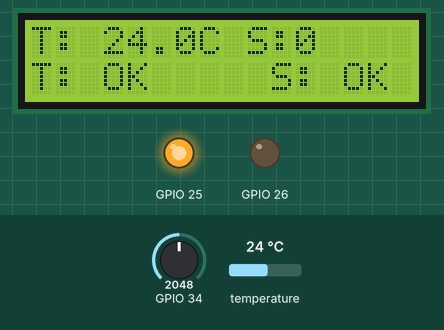
Recording of a program running on a simulated ESP32. Shown: 16×2 character LCD, output pins drawn as LEDs (lit = HIGH). The inputs (shaded band) are chosen by the test bench; at power-on: temperature 24 °C, GPIO 34 = 2048. What the program prints to the serial monitor is not drawn.

Above: at 4.4 s.
4.5 s: temperature set to 25.1 °C
At 5.2 s:
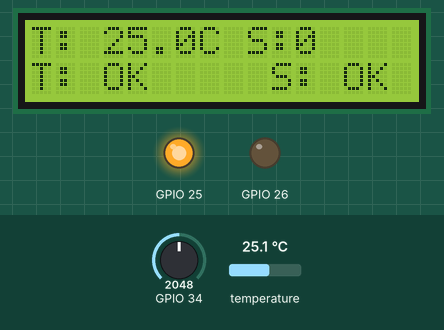
6.2 s: temperature set to 26.6 °C
At 7.9 s:
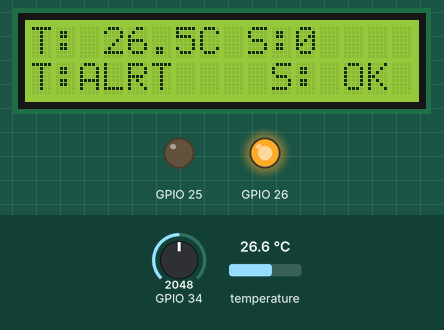
8.2 s: temperature set to 24.8 °C
At 9.5 s:
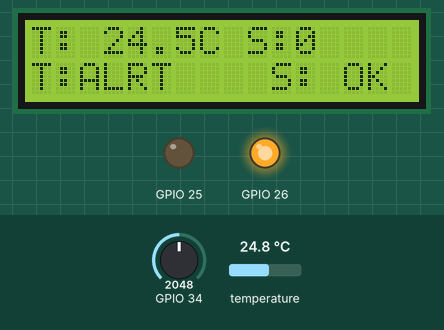
10.2 s: temperature set to 24 °C
At 10.61 s:
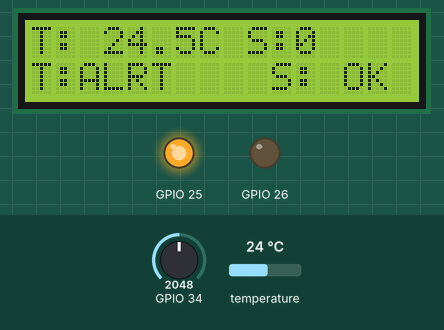
Timing chart, 0 to 13.2 s (numbered marks = the images above; inputs shaded):
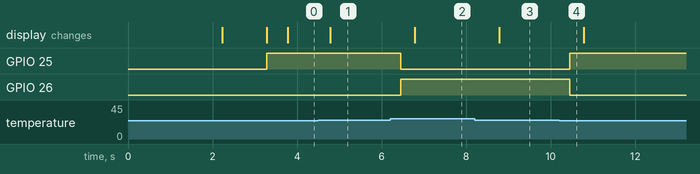

The program:

main.cpp
```cpp
#include <Arduino.h>
#include "SerialIO.h"
#include "TempSensor.h"
#include "SoundSensor.h"
#include "LedDriver.h"
#include "LcdDisplay.h"
#include "SensorData.h"
#include "TaskAcquisition.h"
#include "TaskConditioning.h"
#include "TaskReporter.h"

void setup()
{
    SerialIoInit();
    TempSensor_Init();    // DS18B20: 9-bit, non-blocking, waits for first conversion
    SoundSensor_Init();   // KY-038: ADC on GPIO34
    LedDriver_Init();
    LcdDisplay_Init();    // LCD 16x2 I2C (0x27, SDA=21, SCL=22)
    SensorData_Init();    // creates semaphore and mutex

    printf("\n======================================\n");
    printf("  Lab 5 - Dual Sensor Monitor (100%%)  \n");
    printf("======================================\n");
    printf("Sensor 1  : DS18B20 (digital) GPIO%d\n",  TEMP_SENSOR_PIN);
    printf("  Thresh  : ON >= %.1fC, OFF <= %.1fC\n",  TEMP_THRESH_HIGH, TEMP_THRESH_LOW);
    printf("Sensor 2  : KY-038 (analog) GPIO%d\n",    SOUND_SENSOR_PIN);
    printf("  Thresh  : ON >= %d, OFF <= %d\n",         SOUND_THRESH_HIGH, SOUND_THRESH_LOW);
    printf("Debounce  : %d x 100ms = %dms\n",           DEBOUNCE_COUNT, DEBOUNCE_COUNT * 100);
    printf("Display   : LCD 16x2 I2C + Serial\n");
    printf("======================================\n\n");

    LcdDisplay_PrintAt(0, 0, "Lab5 DualSensor");
    LcdDisplay_PrintAt(0, 1, "Starting...");
    vTaskDelay(pdMS_TO_TICKS(1000));

    // Task priorities: Acquisition=3 (highest), Conditioning=2, Reporter=1
    xTaskCreate(TaskAcquisition_Task,  "Acquisition",  2048, NULL, 3, NULL);
    xTaskCreate(TaskConditioning_Task, "Conditioning", 2048, NULL, 2, NULL);
    xTaskCreate(TaskReporter_Task,     "Reporter",     4096, NULL, 1, NULL);
}

void loop()
{
    vTaskDelay(portMAX_DELAY);
}
```

Measured:
- the behaviour switches between 25.9 and 26 °C on temperature (found by bisection; images 1 and 2)
- the behaviour switches between 24.5 and 24.4 °C on temperature (found by bisection; images 3 and 4)
- after the input at 4.5 s, the display: changes after 0.28 s (image 1)
- after the input at 6.2 s, GPIO 25: HIGH → LOW after 0.25 s; GPIO 26: LOW → HIGH after 0.25 s; the display: changes after 0.58 s (image 2)
- after the input at 8.2 s, the display: changes after 0.58 s (image 3)
- after the input at 10.2 s, GPIO 25: LOW → HIGH after 0.25 s; GPIO 26: HIGH → LOW after 0.25 s
